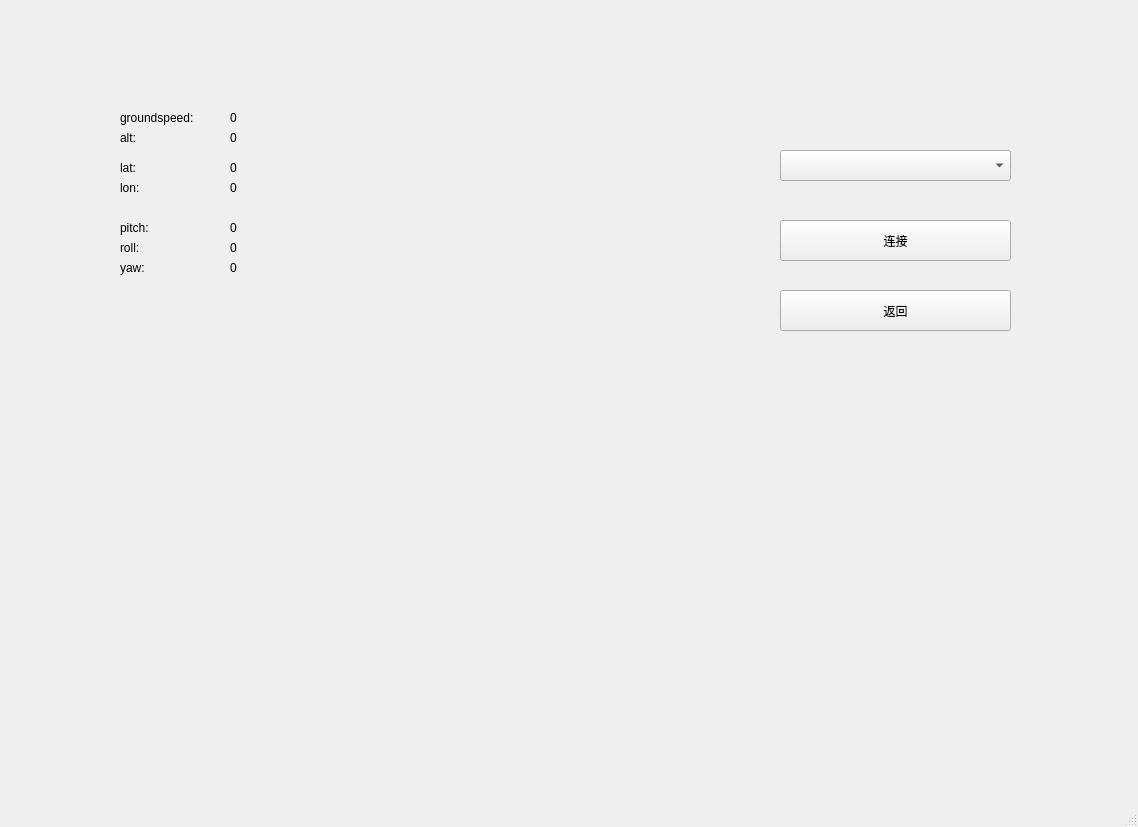
<?xml version="1.0" encoding="UTF-8"?>
<ui version="4.0">
 <class>MainWindow</class>
 <widget class="QMainWindow" name="MainWindow">
  <property name="geometry">
   <rect>
    <x>0</x>
    <y>0</y>
    <width>1138</width>
    <height>827</height>
   </rect>
  </property>
  <property name="windowTitle">
   <string>MainWindow</string>
  </property>
  <property name="autoFillBackground">
   <bool>false</bool>
  </property>
  <widget class="QWidget" name="centralwidget">
   <widget class="QStackedWidget" name="stackedWidget">
    <property name="geometry">
     <rect>
      <x>50</x>
      <y>40</y>
      <width>1081</width>
      <height>691</height>
     </rect>
    </property>
    <property name="currentIndex">
     <number>1</number>
    </property>
    <widget class="QWidget" name="page_0">
     <widget class="QFrame" name="frame_3">
      <property name="geometry">
       <rect>
        <x>60</x>
        <y>20</y>
        <width>971</width>
        <height>651</height>
       </rect>
      </property>
      <property name="frameShape">
       <enum>QFrame::StyledPanel</enum>
      </property>
      <property name="frameShadow">
       <enum>QFrame::Raised</enum>
      </property>
      <widget class="QLabel" name="message_label">
       <property name="geometry">
        <rect>
         <x>110</x>
         <y>550</y>
         <width>541</width>
         <height>31</height>
        </rect>
       </property>
       <property name="text">
        <string>消息</string>
       </property>
      </widget>
      <widget class="QFrame" name="frame_2">
       <property name="geometry">
        <rect>
         <x>750</x>
         <y>360</y>
         <width>141</width>
         <height>81</height>
        </rect>
       </property>
       <property name="frameShape">
        <enum>QFrame::StyledPanel</enum>
       </property>
       <property name="frameShadow">
        <enum>QFrame::Raised</enum>
       </property>
       <widget class="QLabel" name="label">
        <property name="geometry">
         <rect>
          <x>10</x>
          <y>10</y>
          <width>72</width>
          <height>15</height>
         </rect>
        </property>
        <property name="text">
         <string>上行数量：</string>
        </property>
       </widget>
       <widget class="QLabel" name="up_count_label">
        <property name="geometry">
         <rect>
          <x>90</x>
          <y>10</y>
          <width>72</width>
          <height>15</height>
         </rect>
        </property>
        <property name="text">
         <string>0</string>
        </property>
       </widget>
       <widget class="QLabel" name="label_2">
        <property name="geometry">
         <rect>
          <x>10</x>
          <y>50</y>
          <width>72</width>
          <height>20</height>
         </rect>
        </property>
        <property name="text">
         <string>下行数量：</string>
        </property>
       </widget>
       <widget class="QLabel" name="down_count_label">
        <property name="geometry">
         <rect>
          <x>90</x>
          <y>50</y>
          <width>72</width>
          <height>15</height>
         </rect>
        </property>
        <property name="text">
         <string>0</string>
        </property>
       </widget>
      </widget>
      <widget class="QPushButton" name="com_config_button">
       <property name="geometry">
        <rect>
         <x>750</x>
         <y>470</y>
         <width>141</width>
         <height>31</height>
        </rect>
       </property>
       <property name="text">
        <string>串口设置</string>
       </property>
      </widget>
      <widget class="QLabel" name="img_label">
       <property name="geometry">
        <rect>
         <x>100</x>
         <y>50</y>
         <width>511</width>
         <height>431</height>
        </rect>
       </property>
       <property name="autoFillBackground">
        <bool>true</bool>
       </property>
       <property name="text">
        <string/>
       </property>
      </widget>
      <widget class="QFrame" name="frame">
       <property name="geometry">
        <rect>
         <x>730</x>
         <y>120</y>
         <width>181</width>
         <height>181</height>
        </rect>
       </property>
       <property name="frameShape">
        <enum>QFrame::StyledPanel</enum>
       </property>
       <property name="frameShadow">
        <enum>QFrame::Raised</enum>
       </property>
       <widget class="QPushButton" name="strat_detect_Button">
        <property name="geometry">
         <rect>
          <x>30</x>
          <y>60</y>
          <width>121</width>
          <height>28</height>
         </rect>
        </property>
        <property name="text">
         <string>开始检测</string>
        </property>
       </widget>
       <widget class="QPushButton" name="open_camera_Button">
        <property name="geometry">
         <rect>
          <x>30</x>
          <y>20</y>
          <width>121</width>
          <height>28</height>
         </rect>
        </property>
        <property name="text">
         <string>打开摄像头</string>
        </property>
       </widget>
       <widget class="QLabel" name="start_time_text_label">
        <property name="geometry">
         <rect>
          <x>20</x>
          <y>100</y>
          <width>72</width>
          <height>15</height>
         </rect>
        </property>
        <property name="text">
         <string>开始时间：</string>
        </property>
       </widget>
       <widget class="QLabel" name="end_time_text_label">
        <property name="geometry">
         <rect>
          <x>20</x>
          <y>120</y>
          <width>72</width>
          <height>15</height>
         </rect>
        </property>
        <property name="text">
         <string>结束时间：</string>
        </property>
       </widget>
       <widget class="QLabel" name="pass_time_text_label">
        <property name="geometry">
         <rect>
          <x>20</x>
          <y>140</y>
          <width>72</width>
          <height>15</height>
         </rect>
        </property>
        <property name="text">
         <string>检测时长：</string>
        </property>
       </widget>
       <widget class="QLabel" name="start_time_label">
        <property name="geometry">
         <rect>
          <x>100</x>
          <y>100</y>
          <width>72</width>
          <height>15</height>
         </rect>
        </property>
        <property name="text">
         <string>00:00:00</string>
        </property>
       </widget>
       <widget class="QLabel" name="end_time_label">
        <property name="geometry">
         <rect>
          <x>100</x>
          <y>120</y>
          <width>72</width>
          <height>15</height>
         </rect>
        </property>
        <property name="text">
         <string>00:00:00</string>
        </property>
       </widget>
       <widget class="QLabel" name="pass_time_label">
        <property name="geometry">
         <rect>
          <x>100</x>
          <y>140</y>
          <width>72</width>
          <height>15</height>
         </rect>
        </property>
        <property name="text">
         <string>00:00:00</string>
        </property>
       </widget>
      </widget>
      <widget class="QPushButton" name="mavlink_goto_button">
       <property name="geometry">
        <rect>
         <x>750</x>
         <y>520</y>
         <width>141</width>
         <height>31</height>
        </rect>
       </property>
       <property name="text">
        <string>mavlink</string>
       </property>
      </widget>
     </widget>
    </widget>
    <widget class="QWidget" name="page">
     <widget class="QLabel" name="label_3">
      <property name="geometry">
       <rect>
        <x>70</x>
        <y>120</y>
        <width>41</width>
        <height>16</height>
       </rect>
      </property>
      <property name="text">
       <string>lat:</string>
      </property>
     </widget>
     <widget class="QLabel" name="label_4">
      <property name="geometry">
       <rect>
        <x>70</x>
        <y>140</y>
        <width>31</width>
        <height>16</height>
       </rect>
      </property>
      <property name="text">
       <string>lon:</string>
      </property>
     </widget>
     <widget class="QComboBox" name="com_combobox2">
      <property name="geometry">
       <rect>
        <x>730</x>
        <y>110</y>
        <width>231</width>
        <height>31</height>
       </rect>
      </property>
     </widget>
     <widget class="QPushButton" name="mavlink_connect_button">
      <property name="geometry">
       <rect>
        <x>730</x>
        <y>180</y>
        <width>231</width>
        <height>41</height>
       </rect>
      </property>
      <property name="text">
       <string>连接</string>
      </property>
     </widget>
     <widget class="QPushButton" name="goback_button">
      <property name="geometry">
       <rect>
        <x>730</x>
        <y>250</y>
        <width>231</width>
        <height>41</height>
       </rect>
      </property>
      <property name="text">
       <string>返回</string>
      </property>
     </widget>
     <widget class="QLabel" name="label_5">
      <property name="geometry">
       <rect>
        <x>70</x>
        <y>70</y>
        <width>101</width>
        <height>16</height>
       </rect>
      </property>
      <property name="text">
       <string>groundspeed:</string>
      </property>
     </widget>
     <widget class="QLabel" name="label_6">
      <property name="geometry">
       <rect>
        <x>70</x>
        <y>90</y>
        <width>72</width>
        <height>15</height>
       </rect>
      </property>
      <property name="text">
       <string>alt:</string>
      </property>
     </widget>
     <widget class="QLabel" name="label_7">
      <property name="geometry">
       <rect>
        <x>70</x>
        <y>180</y>
        <width>51</width>
        <height>16</height>
       </rect>
      </property>
      <property name="text">
       <string>pitch:</string>
      </property>
     </widget>
     <widget class="QLabel" name="label_8">
      <property name="geometry">
       <rect>
        <x>70</x>
        <y>200</y>
        <width>72</width>
        <height>15</height>
       </rect>
      </property>
      <property name="text">
       <string>roll:</string>
      </property>
     </widget>
     <widget class="QLabel" name="label_9">
      <property name="geometry">
       <rect>
        <x>70</x>
        <y>220</y>
        <width>41</width>
        <height>16</height>
       </rect>
      </property>
      <property name="text">
       <string>yaw:</string>
      </property>
     </widget>
     <widget class="QLabel" name="ground_speed_label">
      <property name="geometry">
       <rect>
        <x>180</x>
        <y>70</y>
        <width>72</width>
        <height>15</height>
       </rect>
      </property>
      <property name="text">
       <string>0</string>
      </property>
     </widget>
     <widget class="QLabel" name="alt_label">
      <property name="geometry">
       <rect>
        <x>180</x>
        <y>90</y>
        <width>72</width>
        <height>15</height>
       </rect>
      </property>
      <property name="text">
       <string>0</string>
      </property>
     </widget>
     <widget class="QLabel" name="lat_label">
      <property name="geometry">
       <rect>
        <x>180</x>
        <y>120</y>
        <width>72</width>
        <height>15</height>
       </rect>
      </property>
      <property name="text">
       <string>0</string>
      </property>
     </widget>
     <widget class="QLabel" name="lon_label">
      <property name="geometry">
       <rect>
        <x>180</x>
        <y>140</y>
        <width>72</width>
        <height>15</height>
       </rect>
      </property>
      <property name="text">
       <string>0</string>
      </property>
     </widget>
     <widget class="QLabel" name="pitch_label">
      <property name="geometry">
       <rect>
        <x>180</x>
        <y>180</y>
        <width>72</width>
        <height>15</height>
       </rect>
      </property>
      <property name="text">
       <string>0</string>
      </property>
     </widget>
     <widget class="QLabel" name="roll_label">
      <property name="geometry">
       <rect>
        <x>180</x>
        <y>200</y>
        <width>72</width>
        <height>15</height>
       </rect>
      </property>
      <property name="text">
       <string>0</string>
      </property>
     </widget>
     <widget class="QLabel" name="yaw_label">
      <property name="geometry">
       <rect>
        <x>180</x>
        <y>220</y>
        <width>72</width>
        <height>15</height>
       </rect>
      </property>
      <property name="text">
       <string>0</string>
      </property>
     </widget>
    </widget>
    <widget class="QWidget" name="page_1">
     <widget class="QFrame" name="frame_4">
      <property name="geometry">
       <rect>
        <x>70</x>
        <y>30</y>
        <width>941</width>
        <height>641</height>
       </rect>
      </property>
      <property name="frameShape">
       <enum>QFrame::StyledPanel</enum>
      </property>
      <property name="frameShadow">
       <enum>QFrame::Raised</enum>
      </property>
      <widget class="QLabel" name="uart_tx_data_count_label">
       <property name="geometry">
        <rect>
         <x>120</x>
         <y>600</y>
         <width>72</width>
         <height>15</height>
        </rect>
       </property>
       <property name="text">
        <string>0</string>
       </property>
      </widget>
      <widget class="QGroupBox" name="groupBox_4">
       <property name="geometry">
        <rect>
         <x>600</x>
         <y>10</y>
         <width>201</width>
         <height>301</height>
        </rect>
       </property>
       <property name="title">
        <string>串口设置</string>
       </property>
       <widget class="QWidget" name="layoutWidget_3">
        <property name="geometry">
         <rect>
          <x>20</x>
          <y>20</y>
          <width>51</width>
          <height>231</height>
         </rect>
        </property>
        <layout class="QVBoxLayout" name="verticalLayout_3">
         <item>
          <widget class="QLabel" name="label_10">
           <property name="text">
            <string>串口号</string>
           </property>
          </widget>
         </item>
         <item>
          <widget class="QLabel" name="label_11">
           <property name="text">
            <string>波特率</string>
           </property>
          </widget>
         </item>
         <item>
          <widget class="QLabel" name="label_14">
           <property name="text">
            <string>停止位</string>
           </property>
          </widget>
         </item>
         <item>
          <widget class="QLabel" name="label_15">
           <property name="text">
            <string>数据位</string>
           </property>
          </widget>
         </item>
         <item>
          <widget class="QLabel" name="label_16">
           <property name="text">
            <string>校验位</string>
           </property>
          </widget>
         </item>
        </layout>
       </widget>
       <widget class="QWidget" name="layoutWidget_4">
        <property name="geometry">
         <rect>
          <x>90</x>
          <y>20</y>
          <width>89</width>
          <height>231</height>
         </rect>
        </property>
        <layout class="QVBoxLayout" name="verticalLayout_4">
         <item>
          <widget class="QComboBox" name="com_combo_box"/>
         </item>
         <item>
          <widget class="QComboBox" name="baud_combo_box">
           <item>
            <property name="text">
             <string>1200</string>
            </property>
           </item>
           <item>
            <property name="text">
             <string>2400</string>
            </property>
           </item>
           <item>
            <property name="text">
             <string>4800</string>
            </property>
           </item>
           <item>
            <property name="text">
             <string>9600</string>
            </property>
           </item>
           <item>
            <property name="text">
             <string>11400</string>
            </property>
           </item>
           <item>
            <property name="text">
             <string>115200</string>
            </property>
           </item>
          </widget>
         </item>
         <item>
          <widget class="QComboBox" name="stopbit_combo_box">
           <item>
            <property name="text">
             <string>1</string>
            </property>
           </item>
           <item>
            <property name="text">
             <string>1.5</string>
            </property>
           </item>
           <item>
            <property name="text">
             <string>2</string>
            </property>
           </item>
          </widget>
         </item>
         <item>
          <widget class="QComboBox" name="databit_combo_box">
           <item>
            <property name="text">
             <string>5</string>
            </property>
           </item>
           <item>
            <property name="text">
             <string>6</string>
            </property>
           </item>
           <item>
            <property name="text">
             <string>7</string>
            </property>
           </item>
           <item>
            <property name="text">
             <string>8</string>
            </property>
           </item>
          </widget>
         </item>
         <item>
          <widget class="QComboBox" name="checkbit_combo_box">
           <item>
            <property name="text">
             <string>None</string>
            </property>
           </item>
           <item>
            <property name="text">
             <string>Odd</string>
            </property>
           </item>
           <item>
            <property name="text">
             <string>Even</string>
            </property>
           </item>
          </widget>
         </item>
        </layout>
       </widget>
       <widget class="QPushButton" name="uart_en_push_button">
        <property name="geometry">
         <rect>
          <x>20</x>
          <y>260</y>
          <width>151</width>
          <height>41</height>
         </rect>
        </property>
        <property name="text">
         <string>打开串口</string>
        </property>
       </widget>
      </widget>
      <widget class="QLabel" name="label_17">
       <property name="geometry">
        <rect>
         <x>70</x>
         <y>600</y>
         <width>41</width>
         <height>16</height>
        </rect>
       </property>
       <property name="text">
        <string>发送：</string>
       </property>
      </widget>
      <widget class="QTextEdit" name="uart_rec_show">
       <property name="geometry">
        <rect>
         <x>60</x>
         <y>40</y>
         <width>491</width>
         <height>231</height>
        </rect>
       </property>
      </widget>
      <widget class="QLabel" name="uart_rx_data_count_label">
       <property name="geometry">
        <rect>
         <x>280</x>
         <y>600</y>
         <width>72</width>
         <height>15</height>
        </rect>
       </property>
       <property name="text">
        <string>0</string>
       </property>
      </widget>
      <widget class="QGroupBox" name="groupBox_5">
       <property name="geometry">
        <rect>
         <x>590</x>
         <y>320</y>
         <width>201</width>
         <height>81</height>
        </rect>
       </property>
       <property name="title">
        <string>接收设置</string>
       </property>
       <widget class="QPushButton" name="save_com">
        <property name="geometry">
         <rect>
          <x>10</x>
          <y>20</y>
          <width>81</width>
          <height>28</height>
         </rect>
        </property>
        <property name="text">
         <string>保存串口</string>
        </property>
       </widget>
       <widget class="QPushButton" name="uart_clear_rec_push_button">
        <property name="geometry">
         <rect>
          <x>100</x>
          <y>20</y>
          <width>81</width>
          <height>28</height>
         </rect>
        </property>
        <property name="text">
         <string>清除接收</string>
        </property>
       </widget>
       <widget class="QCheckBox" name="rec_hex_check_box">
        <property name="geometry">
         <rect>
          <x>10</x>
          <y>60</y>
          <width>51</width>
          <height>19</height>
         </rect>
        </property>
        <property name="text">
         <string>HEX</string>
        </property>
       </widget>
       <widget class="QCheckBox" name="checkBox_5">
        <property name="geometry">
         <rect>
          <x>100</x>
          <y>60</y>
          <width>91</width>
          <height>19</height>
         </rect>
        </property>
        <property name="text">
         <string>显示时间</string>
        </property>
       </widget>
      </widget>
      <widget class="QPushButton" name="page_back_button">
       <property name="geometry">
        <rect>
         <x>590</x>
         <y>560</y>
         <width>211</width>
         <height>41</height>
        </rect>
       </property>
       <property name="text">
        <string>返回</string>
       </property>
      </widget>
      <widget class="QLabel" name="label_18">
       <property name="geometry">
        <rect>
         <x>230</x>
         <y>600</y>
         <width>41</width>
         <height>16</height>
        </rect>
       </property>
       <property name="text">
        <string>接收：</string>
       </property>
      </widget>
      <widget class="QTextEdit" name="uart_send_show">
       <property name="geometry">
        <rect>
         <x>60</x>
         <y>310</y>
         <width>491</width>
         <height>221</height>
        </rect>
       </property>
      </widget>
      <widget class="QGroupBox" name="groupBox_6">
       <property name="geometry">
        <rect>
         <x>590</x>
         <y>420</y>
         <width>221</width>
         <height>121</height>
        </rect>
       </property>
       <property name="title">
        <string>发送设置</string>
       </property>
       <widget class="QCheckBox" name="uart_timer_check_box">
        <property name="geometry">
         <rect>
          <x>10</x>
          <y>20</y>
          <width>91</width>
          <height>19</height>
         </rect>
        </property>
        <property name="text">
         <string>定时发送</string>
        </property>
       </widget>
       <widget class="QLabel" name="label_19">
        <property name="geometry">
         <rect>
          <x>100</x>
          <y>20</y>
          <width>31</width>
          <height>16</height>
         </rect>
        </property>
        <property name="text">
         <string>周期</string>
        </property>
       </widget>
       <widget class="QLineEdit" name="uart_timer_line_edit">
        <property name="geometry">
         <rect>
          <x>130</x>
          <y>20</y>
          <width>61</width>
          <height>21</height>
         </rect>
        </property>
       </widget>
       <widget class="QLabel" name="label_20">
        <property name="geometry">
         <rect>
          <x>200</x>
          <y>20</y>
          <width>21</width>
          <height>16</height>
         </rect>
        </property>
        <property name="text">
         <string>ms</string>
        </property>
       </widget>
       <widget class="QCheckBox" name="send_hex_check_box">
        <property name="geometry">
         <rect>
          <x>10</x>
          <y>50</y>
          <width>51</width>
          <height>19</height>
         </rect>
        </property>
        <property name="text">
         <string>HEX</string>
        </property>
       </widget>
       <widget class="QCheckBox" name="checkBox_8">
        <property name="geometry">
         <rect>
          <x>100</x>
          <y>50</y>
          <width>91</width>
          <height>19</height>
         </rect>
        </property>
        <property name="text">
         <string>发送新行</string>
        </property>
       </widget>
       <widget class="QPushButton" name="uart_send_push_button">
        <property name="geometry">
         <rect>
          <x>10</x>
          <y>80</y>
          <width>71</width>
          <height>28</height>
         </rect>
        </property>
        <property name="text">
         <string>发送</string>
        </property>
       </widget>
       <widget class="QPushButton" name="uart_send_clear_push_button">
        <property name="geometry">
         <rect>
          <x>100</x>
          <y>80</y>
          <width>81</width>
          <height>28</height>
         </rect>
        </property>
        <property name="text">
         <string>清除发送</string>
        </property>
       </widget>
      </widget>
      <widget class="QLabel" name="message_label2">
       <property name="geometry">
        <rect>
         <x>70</x>
         <y>550</y>
         <width>321</width>
         <height>31</height>
        </rect>
       </property>
       <property name="text">
        <string>消息</string>
       </property>
      </widget>
     </widget>
    </widget>
   </widget>
  </widget>
  <widget class="QMenuBar" name="menubar">
   <property name="geometry">
    <rect>
     <x>0</x>
     <y>0</y>
     <width>1138</width>
     <height>26</height>
    </rect>
   </property>
  </widget>
  <widget class="QStatusBar" name="statusbar"/>
 </widget>
 <resources/>
 <connections/>
</ui>
